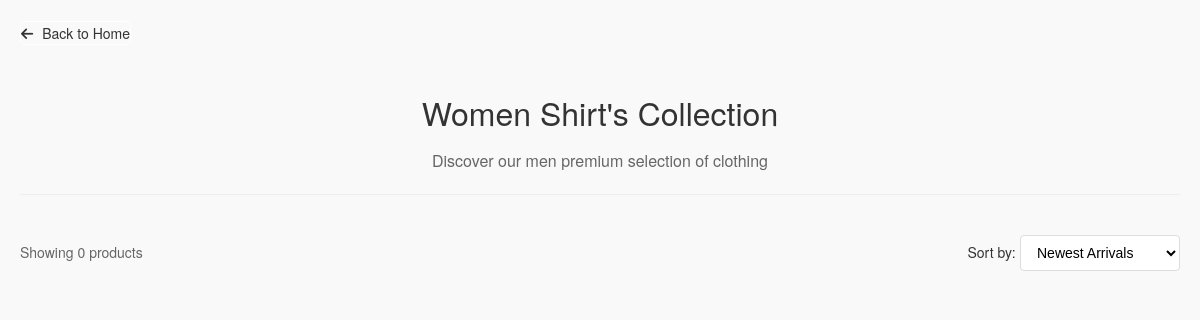
Page /women/shirts/ on the earlier database version.
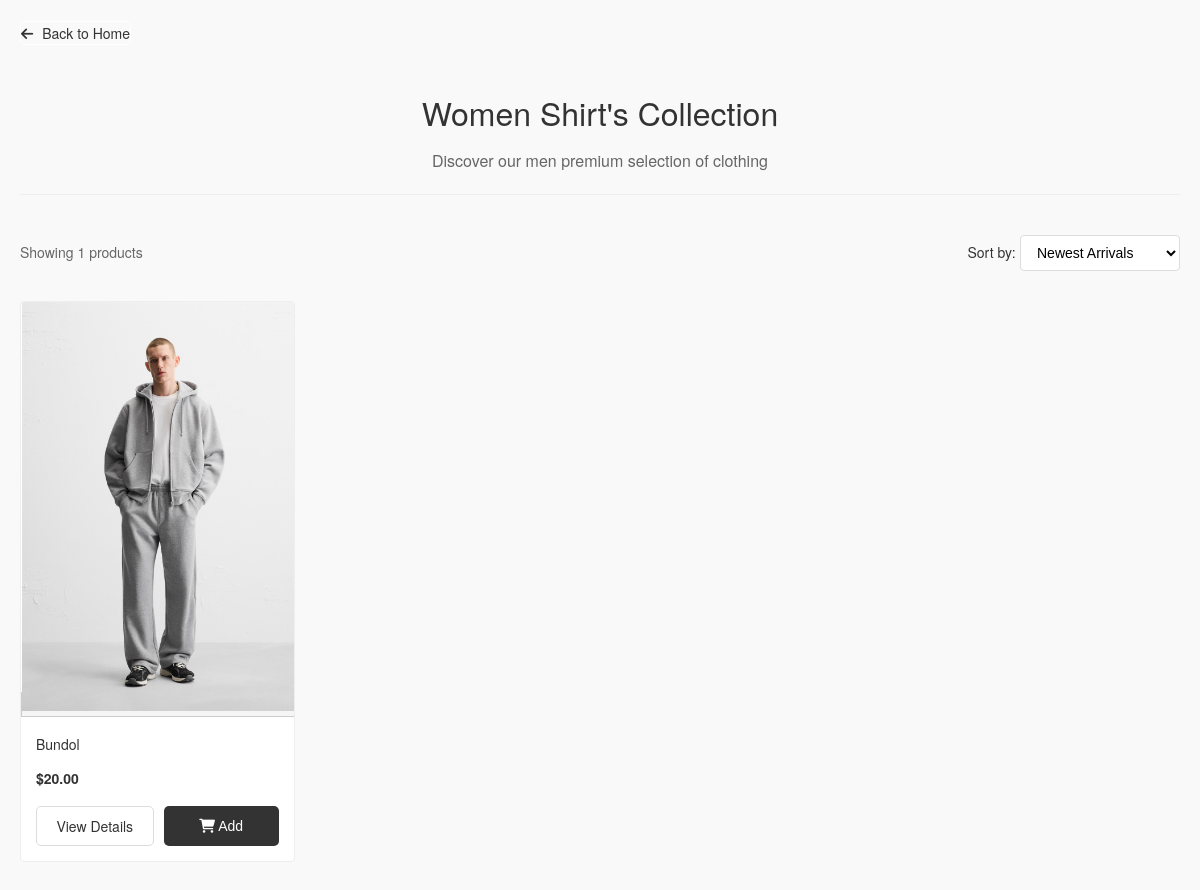
Same page on the later database version.
### clothes/models.py (models this page shows, shortened)
class Product(models.Model):
    CATEGORY_CHOICES = [
        ('men', 'Men'),
        ('women', 'Women'),
    ]
    SUBCATEGORY_CHOICES = [
        ('shirts', 'Shirts'),
        ('t_shirts', 'T-Shirts'),
        ('polo_shirts', 'Polo Shirt'),
        ('jeans', 'Jeans'),
        ('jackets', 'Jackets'),
        ('blazers', 'Blazers'),
        ('dresses', 'Dresses'),
        ('trousers', 'Trousers'),
        ('hoodies_sweatshirts', 'Hoodies | Sweatshirts'),
        ('sweaters_cardigans', 'Sweater | Cardigans'),
        ('tops', 'Tops'),
        ('shorts', 'Shorts'),
        ('shoes', 'Shoes'),
        ('bags', 'Bags'),
        ('accessories', 'Accessories'),
        ('perfume', 'Perfume'),
    ]
    SIZE_CHOICES = [
        ('XS', 'Extra Small'),
        ('S', 'Small'),
        ('M', 'Medium'),
        ('L', 'Large'),
        ('XL', 'Extra Large'),
    ]
    product_id = models.CharField(max_length=50, unique=True)  # Barcode or unique ID
    name = models.CharField(max_length=200)
    category = models.CharField(max_length=50, choices=CATEGORY_CHOICES)
    subcategory = models.CharField(max_length=50, choices=SUBCATEGORY_CHOICES)
    description = models.TextField()
    sku = models.CharField(max_length=50, unique=True, blank=True, null=True)
    stock = models.PositiveIntegerField(default=0)
    price = models.DecimalField(max_digits=10, decimal_places=2)
    size = models.CharField(max_length=50, choices=SIZE_CHOICES)  # Size options
    image_name = models.CharField(max_length=100, blank=True, null=True)

### clothes/views.py (the view)
# urls.py: path('women/shirts/', views.women_shirts, name='women/women_shirts'),
def women_shirts(request):
    products = Product.objects.filter(category='women', subcategory='shirts')
    return render(request, 'women/women_shirts.html', {'products': products})

### clothes/templates/women/women_shirts.html (shortened to what this page needs)
{% load static %}
<!DOCTYPE html>
<html lang="en">
<head>
    <link rel="stylesheet" href="https://cdnjs.cloudflare.com/ajax/libs/font-awesome/6.0.0/css/all.min.css">
    <link rel="stylesheet" href="{% static 'Shop/shop.css' %}">
</head>
<body>
    <div class="shop-container">
        <a href="{% url 'home' %}" class="back-button">
            <i class="fas fa-arrow-left"></i> Back to Home
        </a>
        <div class="shop-header">
            <h1>Women Shirt's Collection</h1>
            <p class="shop-subtitle">Discover our men premium selection of clothing</p>
        </div>
        <div class="shop-toolbar">
            <div class="results-count">
                Showing {{ products.count }} products
            </div>
            <div class="sort-options">
                <label for="sort">Sort by:</label>
                <select id="sort" name="sort">
                    <option value="newest">Newest Arrivals</option>
                </select>
            </div>
        </div>
        <div class="product-grid">
            {% for product in products %}
            <div class="product-card">
                <a href="{% url 'product_detail' product.id %}" class="product-image">
                    <img src="{% static 'Shop/' %}{{ product.image_name }}" alt="{{ product.name }}" loading="lazy">
                </a>
                <div class="product-info">
                    <h3>{{ product.name }}</h3>
                    <div class="price">
                        {% if product.discount_price %}
                        <span class="current-price">${{ product.discount_price }}</span>
                        <span class="original-price">${{ product.price }}</span>
                        {% else %}
                        <span class="current-price">${{ product.price }}</span>
                        {% endif %}
                    </div>
                    <div class="product-actions">
                        <a href="{% url 'product_detail' product.id %}" class="view-btn">View Details</a>
                        <button class="add-btn" data-product-id="{{ product.id }}">
                            <i class="fas fa-shopping-cart"></i> Add
                        </button>
                    </div>
                </div>
            </div>
            {% endfor %}
        </div>
    </div>
</body>
</html>

Differences in the rows shown:
added Product: image_name (picture), name "Bundol", price "20.00"
Other differences:
{{ products.count }}: "0" → "1"
